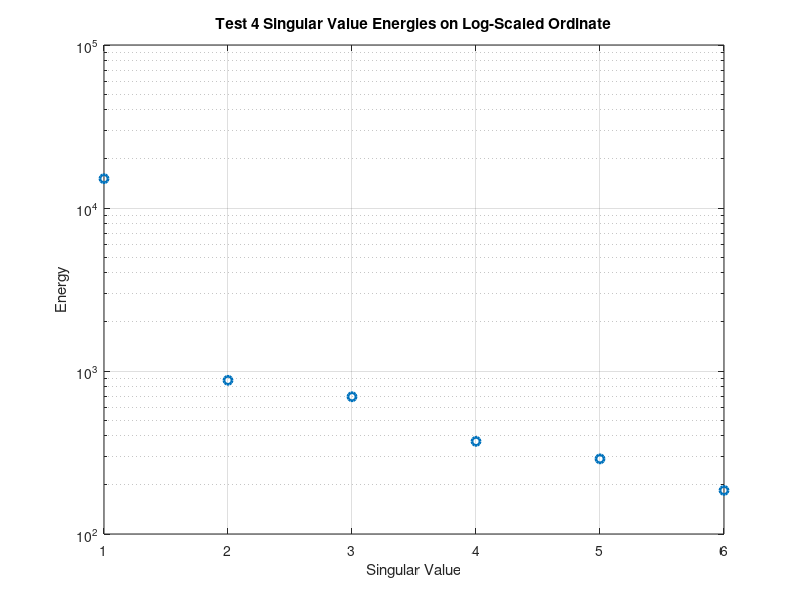
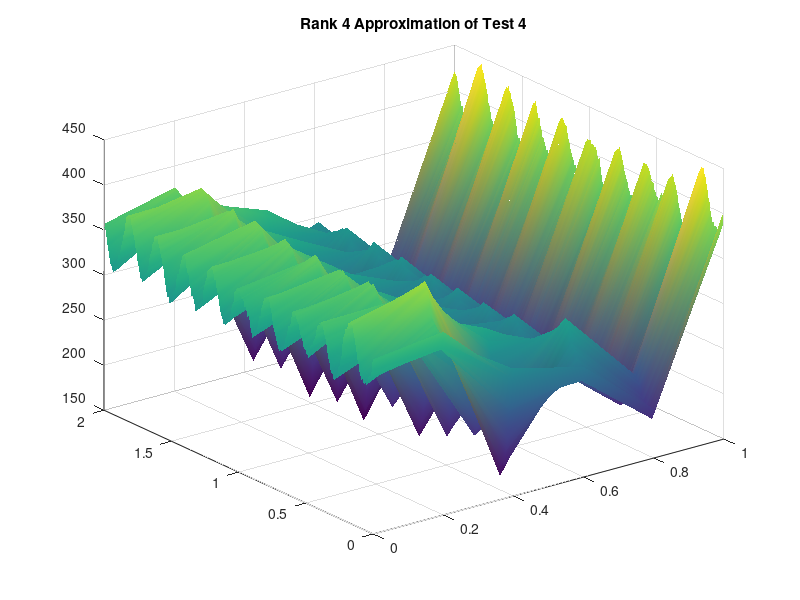

Reproduce these figures in MATLAB, in order.
clear all; close all; clc;


%% Ideal case
clear all; close all; clc; 
load('Xt1_1.mat');
load('Xt2_1.mat');
load('Xt3_1.mat');

% Each of these pairs of vectors will be different lengths, so what should
% you do to not get dimension errors?

Xt2_1 = Xt2_1(:,1:226);
Xt3_1 = Xt3_1(:,1:226);
%figure(3)
%surf(Xt1_1,Xt2_1,Xt3_1)

% After taking care of the dimension issue, subtract the mean off of each
% component; i.e. each row vector for each video (see documentation for the
% "mean" function and becareful of the dimensions to make sure it's done
% correctly because it's finicky).

means1 = mean(Xt1_1(1,:));
means2 = mean(Xt1_1(2,:));
Xt1_1(1,:) = Xt1_1(1,:) - repmat(means1,1,226);
Xt1_1(2,:) = Xt1_1(2,:) - repmat(means2,1,226);

means1 = mean(Xt2_1(1,:));
means2 = mean(Xt2_1(2,:));
Xt2_1(1,:) = Xt2_1(1,:) - repmat(means1,1,226);
Xt2_1(2,:) = Xt2_1(2,:) - repmat(means2,1,226);


means1 = mean(Xt3_1(1,:));
means2 = mean(Xt3_1(2,:));
Xt3_1(1,:) = Xt3_1(1,:) - repmat(means1,1,226);
Xt3_1(2,:) = Xt3_1(2,:) - repmat(means2,1,226);


% Combine the pairs of vectors into one 6xL matrix, where L is the length,
% which will vary depending on the video.
% Take the svd and do a coordinate transformation to the principal
% components just like we did in the lectures (we called this matrix Y).
% Save the matrix Y as A1.

CombMtrx = [Xt1_1; Xt2_1; Xt3_1];
[U,S,V] = svd(CombMtrx);
Y = U*CombMtrx;

A1 = Y; % Shape: 6x226 double


% Save the energies of nontrivial the singular values as a vector in the
% varialbe A2.
A2 = zeros(6,1); % Shape: 6x1 double
sig = diag(S);
A2(1,1) = sig(1)^2/sum(sig.^2);
A2(2,1) = sum(sig(1:2).^2)/sum(sig.^2);
A2(3,1) = sum(sig(1:3).^2)/sum(sig.^2);
A2(4,1) = sum(sig(1:4).^2)/sum(sig.^2);
A2(5,1) = sum(sig(1:5).^2)/sum(sig.^2);
A2(6,1) = sum(sig(1:5).^2)/sum(sig.^2);

%%% Plot the energies with a log-scaled ordinate for the report (not for 
% the autograder)

%figure(1)
%semilogy(sig,'o','LineWidth',2)
%title('Test 1 Singular Value Energies on Log-Scaled Ordinate')
%ylabel('Energy')
%xlabel('Singular Value')
%grid on

% The appropriate rank necessary for a decent approximation will be
% informed by the energies and by judging the qualitative convergence (no
% need for rigorous analysis, you can just plot and check) as we increase
% the rank of the approximation.
% Save the rank-n approximation as A3.
% Of course, this will be subjective (for now), so you may have to try it
% a few times to match what I picked.  You also may not agree with my
% choice, or your mass tracking may be different based on what you clicked.
% If you get it to pass the autograder, but you disagree put it in the
% report.
A3 = U(:,1)*S(1,1)*V(:,1)' + U(:,2)*S(2,2)*V(:,2)'; % Shape: 6x226 double
%plot3(A3(1,:),A3(2,:),A3(3,:),'g.','Markersize',10)
grid on;

%%% Plot the approximations from SVD for report (not for autograder)
% Plot each rank-n approximation (up to one more than A12) to observe the
% convergence

x = linspace(0,1,6);
t = linspace(0,2,226);
[T, X] = meshgrid(t,x);

%figure(2)
%surf(X,T,A3)
%title('Rank 2 Approximation of Test 1')
%shading interp



%% Test 2
clear all; close all; clc;
load('Xt1_2.mat')
load('Xt2_2.mat')
load('Xt3_2.mat')

% Repeat what you did for the Ideal Case
% Each of these pairs of vectors will be different lengths, so what should
% you do to not get dimension errors?

Xt2_2 = Xt2_2(:,1:314);
Xt3_2 = Xt3_2(:,1:314);




% After taking care of the dimension issue, subtract the mean off of each
% component; i.e. each row vector for each video (see documentation for the
% "mean" function and becareful of the dimensions to make sure it's done
% correctly because it's finicky).

means1 = mean(Xt1_2(1,:));
means2 = mean(Xt1_2(2,:));
Xt1_2(1,:) = Xt1_2(1,:) - repmat(means1,1,314);
Xt1_2(2,:) = Xt1_2(2,:) - repmat(means2,1,314);

means1 = mean(Xt2_2(1,:));
means2 = mean(Xt2_2(2,:));
Xt2_2(1,:) = Xt2_2(1,:) - repmat(means1,1,314);
Xt2_2(2,:) = Xt2_2(2,:) - repmat(means2,1,314);


means1 = mean(Xt3_2(1,:));
means2 = mean(Xt3_2(2,:));
Xt3_2(1,:) = Xt3_2(1,:) - repmat(means1,1,314);
Xt3_2(2,:) = Xt3_2(2,:) - repmat(means2,1,314);



% Combine the pairs of vectors into one 6xL matrix, where L is the length,
% which will vary depending on the video.
% Take the svd and do a coordinate transformation to the principal
% components just like we did in the lectures (we called this matrix Y).
% Save the matrix Y as A4.

CombMtrx = [Xt1_2; Xt2_2; Xt3_2];
[U,S,V] = svd(CombMtrx);
Y = U*CombMtrx;

A4 = Y; % 6x314 double


% Save the energies of nontrivial the singular values as a vector in the
% varialbe A5.
A5 = zeros(6,1); % Shape: 6x1 double
sig = diag(S);
A5(1,1) = sig(1)^2/sum(sig.^2);
A5(2,1) = sum(sig(1:2).^2)/sum(sig.^2);
A5(3,1) = sum(sig(1:3).^2)/sum(sig.^2);
A5(4,1) = sum(sig(1:4).^2)/sum(sig.^2);
A5(5,1) = sum(sig(1:5).^2)/sum(sig.^2);
A5(6,1) = sum(sig(1:6).^2)/sum(sig.^2);


%%% Plot the energies with a log-scaled ordinate for the report (not for 
% the autograder)



% The appropriate rank necessary for a decent approximation will be
% informed by the energies and by judging the qualitative convergence (no
% need for rigorous analysis, you can just plot and check) as we increase
% the rank of the approximation.
% Save the rank-n approximation as A6.
% Of course, this will be subjective (for now), so you may have to try it
% a few times to match what I picked.  You also may not agree with my
% choice, or your mass tracking may be different based on what you clicked.
% If you get it to pass the autograder, but you disagree put it in the
% report.
A6 = U(:,1)*S(1,1)*V(:,1)'+ U(:,2)*S(2,2)*V(:,2)' + U(:,3)*S(3,3)*V(:,3)';% + U(:,4)*S(4,4)*V(:,4)'+ U(:,5)*S(5,5)*V(:,5)'; % 6x314 double


%%% Plot the approximations from SVD for report (not for autograder)
% Plot each rank-n approximation (up to one more than A12) to observe the
% convergence

%figure(1)
%semilogy(sig,'o','LineWidth',2)
%title('Test 2 Singular Value Energies on Log-Scaled Ordinate')
%ylabel('Energy')
%xlabel('Singular Value')
%grid on
%
%
%x = linspace(0,1,6);
%t = linspace(0,2,314);
%[T, X] = meshgrid(t,x);
%
%figure(2)
%surf(X,T,A6)
%title('Rank 3 Approximation of Test 2')
%shading interp




%% Test 3

clear all; close all; clc;
load('Xt1_3.mat')
load('Xt2_3.mat')
load('Xt3_3.mat')

% Repeat what you did for the Ideal Case
% Each of these pairs of vectors will be different lengths, so what should
% you do to not get dimension errors?
Xt1_3 = Xt1_3(:,1:237);
Xt2_3 = Xt2_3(:,1:237);





% After taking care of the dimension issue, subtract the mean off of each
% component; i.e. each row vector for each video (see documentation for the
% "mean" function and becareful of the dimensions to make sure it's done
% correctly because it's finicky).


means1 = mean(Xt1_3(1,:));
means2 = mean(Xt1_3(2,:));
Xt1_3(1,:) = Xt1_3(1,:) - repmat(means1,1,237);
Xt1_3(2,:) = Xt1_3(2,:) - repmat(means2,1,237);

means1 = mean(Xt2_3(1,:));
means2 = mean(Xt2_3(2,:));
Xt2_3(1,:) = Xt2_3(1,:) - repmat(means1,1,237);
Xt2_3(2,:) = Xt2_3(2,:) - repmat(means2,1,237);


means1 = mean(Xt3_3(1,:));
means2 = mean(Xt3_3(2,:));
Xt3_3(1,:) = Xt3_3(1,:) - repmat(means1,1,237);
Xt3_3(2,:) = Xt3_3(2,:) - repmat(means2,1,237);




% Combine the pairs of vectors into one 6xL matrix, where L is the length,
% which will vary depending on the video.
% Take the svd and do a coordinate transformation to the principal
% components just like we did in the lectures (we called this matrix Y).
% Save the matrix Y as A7.
CombMtrx = [Xt1_3;Xt2_3;Xt3_3];
[U,S,V] = svd(CombMtrx);
Y = U*CombMtrx;
A7 = Y; % Shape: 6x237 double

sig = diag(S);

% Save the energies of nontrivial the singular values as a vector in the
% varialbe A8.
A8 = zeros(6,1);% Shape: 6x1 double
A8(1,1) = sig(1)^2/sum(sig.^2);
A8(2,1) = sum(sig(1:2).^2)/sum(sig.^2);
A8(3,1) = sum(sig(1:3).^2)/sum(sig.^2);
A8(4,1) = sum(sig(1:4).^2)/sum(sig.^2);
A8(5,1) = sum(sig(1:5).^2)/sum(sig.^2);
A8(6,1) = sum(sig(1:6).^2)/sum(sig.^2);


%%% Plot the energies with a log-scaled ordinate for the report (not for 
% the autograder)






% The appropriate rank necessary for a decent approximation will be
% informed by the energies and by judging the qualitative convergence (no
% need for rigorous analysis, you can just plot and check) as we increase
% the rank of the approximation.
% Save the rank-n approximation as A9.
% Of course, this will be subjective (for now), so you may have to try it
% a few times to match what I picked.  You also may not agree with my
% choice, or your mass tracking may be different based on what you clicked.
% If you get it to pass the autograder, but you disagree put it in the
% report.
A9 = U(:,1)*S(1,1)*V(:,1)' + U(:,2)*S(2,2)*V(:,2)' + U(:,3)*S(3,3)*V(:,3)'; % 6x237 double

%%% Plot the approximations from SVD for report (not for autograder)
% Plot each rank-n approximation (up to one more than A12) to observe the
% convergence

%figure(1)
%semilogy(sig,'o','LineWidth',2)
%title('Test 3 Singular Value Energies on Log-Scaled Ordinate')
%ylabel('Energy')
%xlabel('Singular Value')
%grid on
%
%
%x = linspace(0,1,6);
%t = linspace(0,2,237);
%[T, X] = meshgrid(t,x);
%
%figure(2)
%surf(X,T,A9)
%title('Rank 3 Approximation of Test 3')
%shading interp






%% Test 4
clear all; close all; clc;
load('Xt1_4.mat')
load('Xt2_4.mat')
load('Xt3_4.mat')
%
% Repeat what you did for the Ideal Case
% Each of these pairs of vectors will be different lengths, so what should
% you do to not get dimension errors?

Xt2_4 = Xt2_4(:,1:392);
Xt3_4 = Xt3_4(:,1:392);


% After taking care of the dimension issue, subtract the mean off of each
% component; i.e. each row vector for each video (see documentation for the
% "mean" function and becareful of the dimensions to make sure it's done
% correctly because it's finicky).


% Combine the pairs of vectors into one 6xL matrix, where L is the length,
% which will vary depending on the video.
% Take the svd and do a coordinate transformation to the principal
% components just like we did in the lectures (we called this matrix Y).
% Save the matrix Y as A10.
CombMtrx = [Xt1_4;Xt2_4;Xt3_4];
[U,S,V] = svd(CombMtrx);
Y = U*CombMtrx;
A10 = Y; % 6x392 double


% Save the energies of nontrivial the singular values as a vector in the
% varialbe A11.
sig = diag(S);
A11 = zeros(6,1);% 6x1 double

A11(1,1) = sig(1)^2/sum(sig.^2);
A11(2,1) = sum(sig(1:2).^2)/sum(sig.^2);
A11(3,1) = sum(sig(1:3).^2)/sum(sig.^2);
A11(4,1) = sum(sig(1:4).^2)/sum(sig.^2);
A11(5,1) = sum(sig(1:5).^2)/sum(sig.^2);
A11(6,1) = sum(sig(1:6).^2)/sum(sig.^2);

%%% Plot the energies with a log-scaled ordinate for the report (not for 
% the autograder)






% The appropriate rank necessary for a decent approximation will be
% informed by the energies and by judging the qualitative convergence (no
% need for rigorous analysis, you can just plot and check) as we increase
% the rank of the approximation.
% Save the rank-n approximation as A12.
% Of course, this will be subjective (for now), so you may have to try it
% a few times to match what I picked.  You also may not agree with my
% choice, or your mass tracking may be different based on what you clicked.
% If you get it to pass the autograder, but you disagree put it in the
% report.
A12 = U(:,1)*S(1,1)*V(:,1)' + U(:,2)*S(2,2)*V(:,2)' ;% U(:,3)*S(3,3)*V(:,3)';% + U(:,4)*S(4,4)*V(:,4)'; % 6x392 double


%%% Plot the approximations from SVD for report (not for autograder)
% Plot each rank-n approximation (up to one more than A12) to observe the
% convergence



figure(1)
semilogy(sig,'o','LineWidth',2)
title('Test 4 Singular Value Energies on Log-Scaled Ordinate')
ylabel('Energy')
xlabel('Singular Value')
grid on


x = linspace(0,1,6);
t = linspace(0,2,392);
[T, X] = meshgrid(t,x);

figure(2)
surf(X,T,A12)
title('Rank 4 Approximation of Test 4')
shading interp

